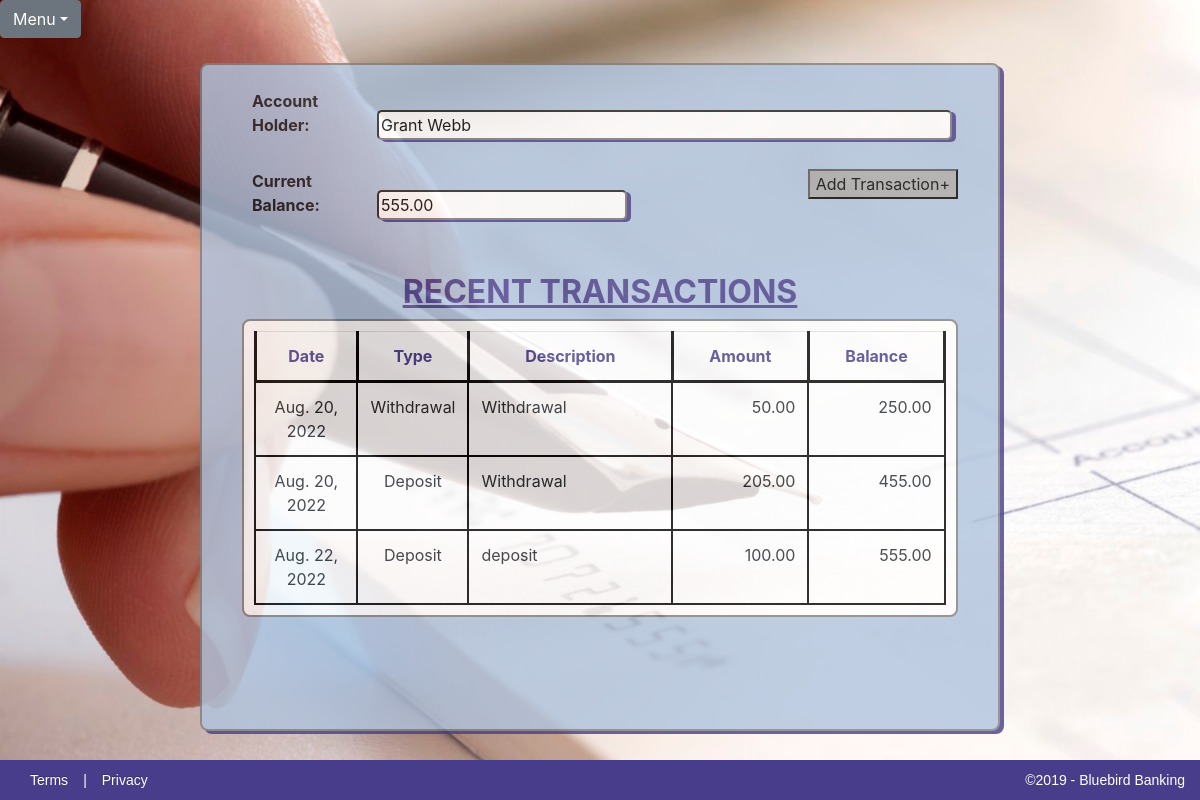
Page /1/balance/ on the committed database.
### Checkbook/models.py (models this page shows)
class Account(models.Model):
    first_name = models.CharField(max_length=50)
    last_name = models.CharField(max_length=50)
    initial_deposit = models.DecimalField(max_digits=15, decimal_places=2)
    Accounts = models.Manager()
    def __str__(self):
        return self.first_name + ' ' + self.last_name

class Transaction(models.Model):
    date = models.DateField()
    type = models.CharField(max_length=10, choices=TransactionTypes)
    amount = models.DecimalField(max_digits=15, decimal_places=2)
    description = models.CharField(max_length=100)
    account = models.ForeignKey(Account, on_delete=models.CASCADE)
    Transactions = models.Manager()

### Checkbook/views.py (the view)
# urls.py: path('<int:pk>/balance/', views.balance, name='balance'),
def balance(request, pk):
    account = get_object_or_404(Account, pk=pk) #retrieve requested account using pk
    transactions = Transaction.Transactions.filter(account=pk)
    current_total = account.initial_deposit
    table_contents = {} #create dictionary where transaction info will be placed
    for t in transactions: #loop through transactions and determine which is deposit and withdrawal
        if t.type == 'Deposit':
            current_total += t.amount #if despoit add amount to balance
            table_contents.update({t: current_total}) #add transaction and total to dictionary
        else:
            current_total -= t.amount #if withdrawal subtract from balance
            table_contents.update({t: current_total})
    content = {'account': account, 'table_contents': table_contents, 'balance': current_total}
    return render(request, 'checkbook/BalanceSheet.html', content)

### Checkbook/templates/checkbook/BalanceSheet.html (shortened to what this page needs)
{% extends 'checkbook_base.html' %}
{% block content %}
			<div id="all-transactions-form">
				<form>
					<br>
					<label>Account Holder:</label><input id="accountholder" type="text" name="accountHolder" value="{{ account }}" readonly><br><br>
					<label>Current Balance:</label><input id="balance" type="text" name="currentBalance" value="{{ balance }}" readonly>
					<button type="button"><a href="{% url 'transaction' %}">Add Transaction+</a></button>
				</form>
				<br><br>
			</div>
			<h2>RECENT TRANSACTIONS</h2>
			<table class="table table-responsive" id ="transactions-table">
				<tr id="headerRow">
					<th>Date</th>
					<th>Type</th>
					<th>Description</th>
					<th>Amount</th>
					<th>Balance</th>
				</tr>
				{% for key, total in table_contents.items %}
				<tr>
					<td class="center">{{ key.date }}</td>
					<td class="center">{{ key.type }}</td>
					<td class="left">{{ key.description }}</td>
					<td class="right">{{ key.amount }}</td>
					<td class="right">{{ total }}</td>
				</tr>
				{% endfor %}
			</table>
			<br><br>
{% endblock %}

### Checkbook/templates/checkbook_base.html (shortened to what this page needs)
{% load static %}
<!DOCTYPE html>
<html lang="en">
	<head>
		<link rel="stylesheet" href="{% static '/CSS/CheckbookApp.css' %}">
		<link rel="stylesheet" href="https://stackpath.bootstrapcdn.com/bootstrap/4.3.1/css/bootstrap.min.css">
		<link rel="stylesheet" href="https://maxcdn.bootstrapcdn.com/font-awesome/4.7.0/css/font-awesome.min.css">
	</head>
	<header>
		<div class="JavaScriptDropdown">
			<div class="btn-group">
				<button type="button" class="btn btn-secondary dropdown-toggle" data-toggle="dropdown">Menu</button>
			</div>
		</div>
	</header>
	<body id="body">
		<div class="checkbook-container">
			{% block content %}{% endblock %}
			<br><br>
		</div>
		<section id="block-footer">
			<p id="footer-right"><a href="#">Terms</a>|<a href="#">Privacy</a></p>
			<p id="footer-left">&copy;2019 - Bluebird Banking</p>
		</section>
	</body>
</html>

### Checkbook/static/CSS/CheckbookApp.css (style rules this page uses)
html, body { height: cover; width: cover; }
body { font-family: Lucida Sans Unicode; text-align: center; background-image: url('../../static/images/CheckCalligraphyPen.jpg'); -webkit-background-size: cover; -moz-background-size: cover; -o-background-size: cover; background-size: cover; overflow: scroll; background-repeat: no-repeat; }
label { width: 125px; margin-left: 50px; font-weight: bold; opacity: initial; }
input, select { width: 500px; border-radius: 5px; box-shadow: 4px 2px darkslateblue; }
th { border: 3px solid black; }
tr td { height: 25px; border: 2px solid black; word-wrap: normal; vertical-align: top; width: auto; }
#headerRow { color: darkslateblue; text-align: center; }
.center { text-align: center; width: 15%; }
.left { padding-left: 10px; width: 30%; word-wrap: normal; }
.right { padding-right: 5px; width: 20%; text-align: right; }
.JavaScriptDropdown { position: relative; margin-top: 0; }
.checkbook-container { opacity: 0.8; position: relative; width: 800px; height: auto; border-radius: 8px; border: 2px solid gray; box-shadow: 4px 3px darkslateblue; margin-left: auto; margin-right: auto; margin-top: 25px; background-color: lightsteelblue; }
.checkbook-container h2 { color: darkslateblue; font-size: 32px; font-weight: bold; text-align: center; text-decoration: underline; }
#all-transactions-form { position: relative; }
#all-transactions-form button { background-color: darkgray; position: relative; right: 40px; float: right; }
#accountholder { width: 575px; }
#balance { width: 250px; }
#transactions-table { background-color:white; width: 90%; height: auto; margin-right: auto; margin-left: auto; padding: 10px; border: 2px solid gray; border-collapse: collapse; border-radius: 8px; table-layout: auto; float: center; position: relative; }
.checkbook-container button, .new-account-button { background-color: darkgray; display: block; margin-left: auto; margin-right: auto; }
button a, button a:hover { text-decoration: none; text-align: center; color:black; }
#block-footer { clear: both; display: flex; width: 100%; -moz-box-sizing: border-box; margin: 0 auto; background-color: darkslateblue; position: fixed; bottom: 0; height: 40px; }
#block-footer a, #block-footer p { flex: 1; color: white; padding: 15px 15px; font-size: 14px; line-height: 10px; font-family:'PT Sans', Arial, Helvetica, sans-serif; }
#footer-left { width: 40%; text-align: right; }
#block-footer { float:left; clear:both; width:100%; }
#block-footer a { color: white; text-shadow: 0 -1px 0 rgba(0, 0, 0, 0.25); text-decoration: none; outline: medium none; }

### rows in the picture
Account: accountHolder "Grant Webb"
Transaction: date "Aug. 20, 2022", type "Withdrawal", description "Withdrawal", amount "50.00", total "250.00"
Transaction: date "Aug. 20, 2022", type "Deposit", description "Withdrawal", amount "205.00", total "455.00"
Transaction: date "Aug. 22, 2022", type "Deposit", description "deposit", amount "100.00", total "555.00"
